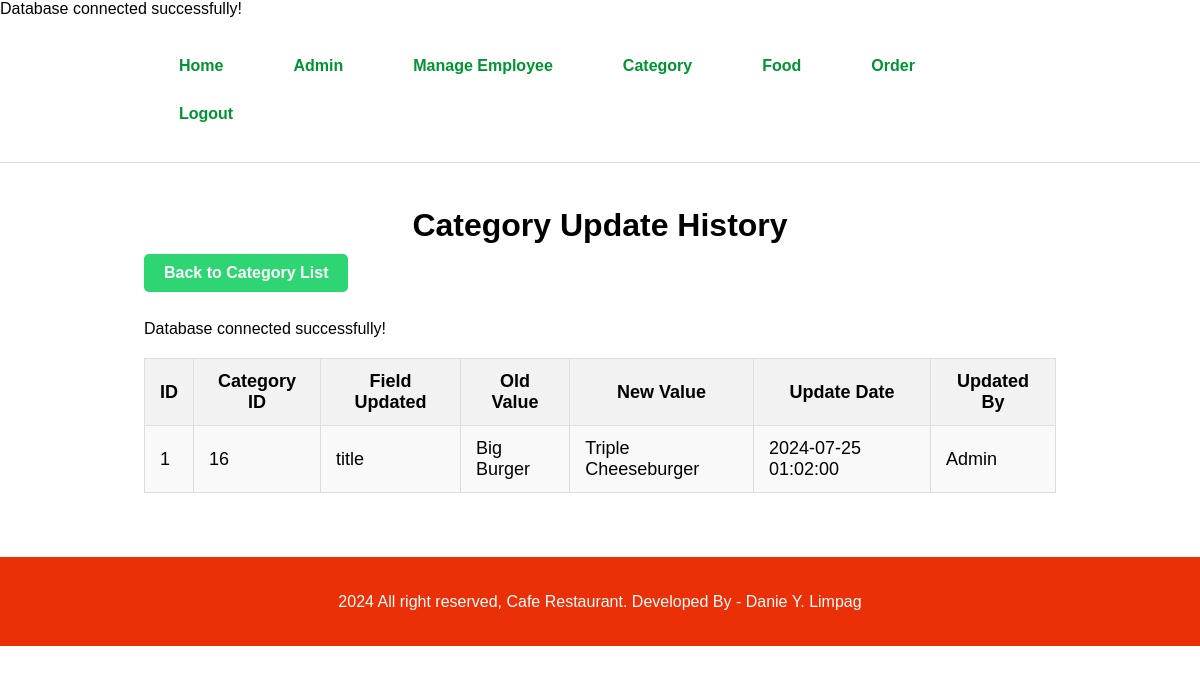
/food-order/admin/history-category.php (signed in), run on the app's committed database.
### tables this page shows
CREATE TABLE `tbl_history_category` (
  `id` int(11) NOT NULL,
  `category_id` int(11) NOT NULL,
  `field_updated` varchar(255) NOT NULL,
  `old_value` text NOT NULL,
  `new_value` text NOT NULL,
  `update_date` datetime NOT NULL,
  `updated_by` varchar(255) NOT NULL
);

### food-order/admin/history-category.php (the view, shortened to what this page needs)
<?php
include('partials/menu.php');
?>
<div class="main-content">
    <div class="wrapper">
        <h1 class="text-center">Category Update History</h1>
        <a class='btn-secondary' href='manage-category.php'>Back to Category List</a>
        <br /><br />
        <?php
        include('../config/constants.php');
        $sql = "SELECT * FROM tbl_history_category ORDER BY update_date DESC";
        $res = mysqli_query($conn, $sql);
        $count = mysqli_num_rows($res);
        if ($count > 0) {
            ?>
            <table class="tbl-full">
                <tr>
                    <th>ID</th>
                    <th>Category ID</th>
                    <th>Field Updated</th>
                    <th>Old Value</th>
                    <th>New Value</th>
                    <th>Update Date</th>
                    <th>Updated By</th>
                </tr>
            <?php
            while ($row = mysqli_fetch_assoc($res)) {
                ?>
                <tr>
                    <td><?php echo $row['id']; ?></td>
                    <td><?php echo $row['category_id']; ?></td>
                    <td><?php echo $row['field_updated']; ?></td>
                    <td><?php echo $row['old_value']; ?></td>
                    <td><?php echo $row['new_value']; ?></td>
                    <td><?php echo $row['update_date']; ?></td>
                    <td><?php echo $row['updated_by']; ?></td>
                </tr>
                <?php
            }
            ?>
            </table>
            <?php
        } else {
            echo "<div class='error'>No updates found.</div>";
        }
        ?>
    </div>
</div>
<?php include('partials/footer.php'); ?>

### food-order/css/admin.css (style rules this page uses)
* { margin: 0; padding: 0; font-family: Arial, Helvetica, sans-serif; box-sizing: border-box; }
.wrapper { padding: 2%; width: 80%; margin: 0 auto; }
.text-center { text-align: center; }
.tbl-full { width: 100%; border-collapse: collapse; margin: 20px 0; font-size: 18px; text-align: left; }
.tbl-full th, .tbl-full td { padding: 12px 15px; border: 1px solid #ddd; }
.tbl-full th { background-color: #f2f2f2; font-weight: bold; text-align: center; }
.tbl-full tr:nth-of-type(even) { background-color: #f9f9f9; }
.btn-primary, .btn-secondary, .btn-danger { padding: 10px 20px; color: white; text-decoration: none; font-weight: bold; display: inline-block; margin: 10px 0; border-radius: 5px; transition: background-color 0.3s ease; text-align: center; }
.btn-secondary { background-color: #2ed573; }

### data on the page
tbl_history_category: id "1", category "16", field_updated "title", old_value "Big Burger", new_value "Triple Cheeseburger", update_date "2024-07-25 01:02:00", updated_by "Admin"
